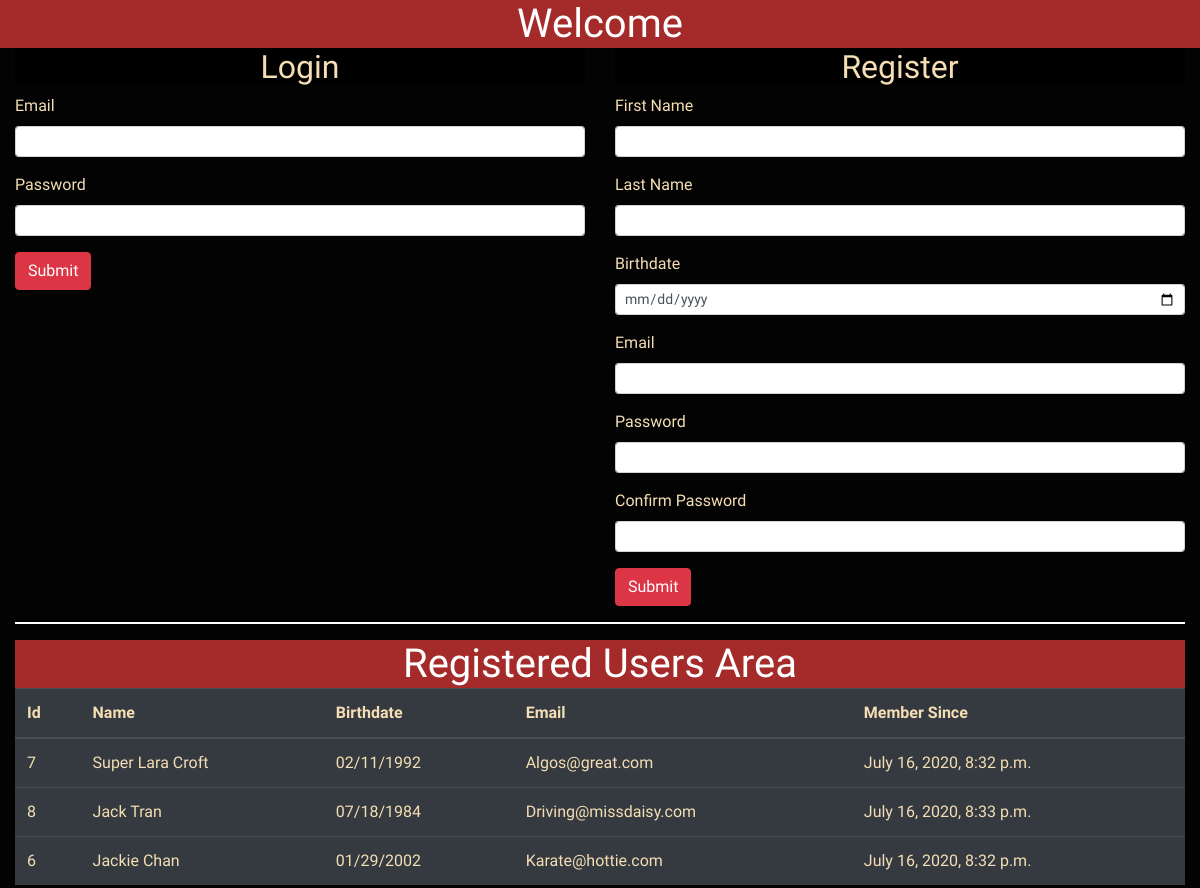
The app's page /, older data.
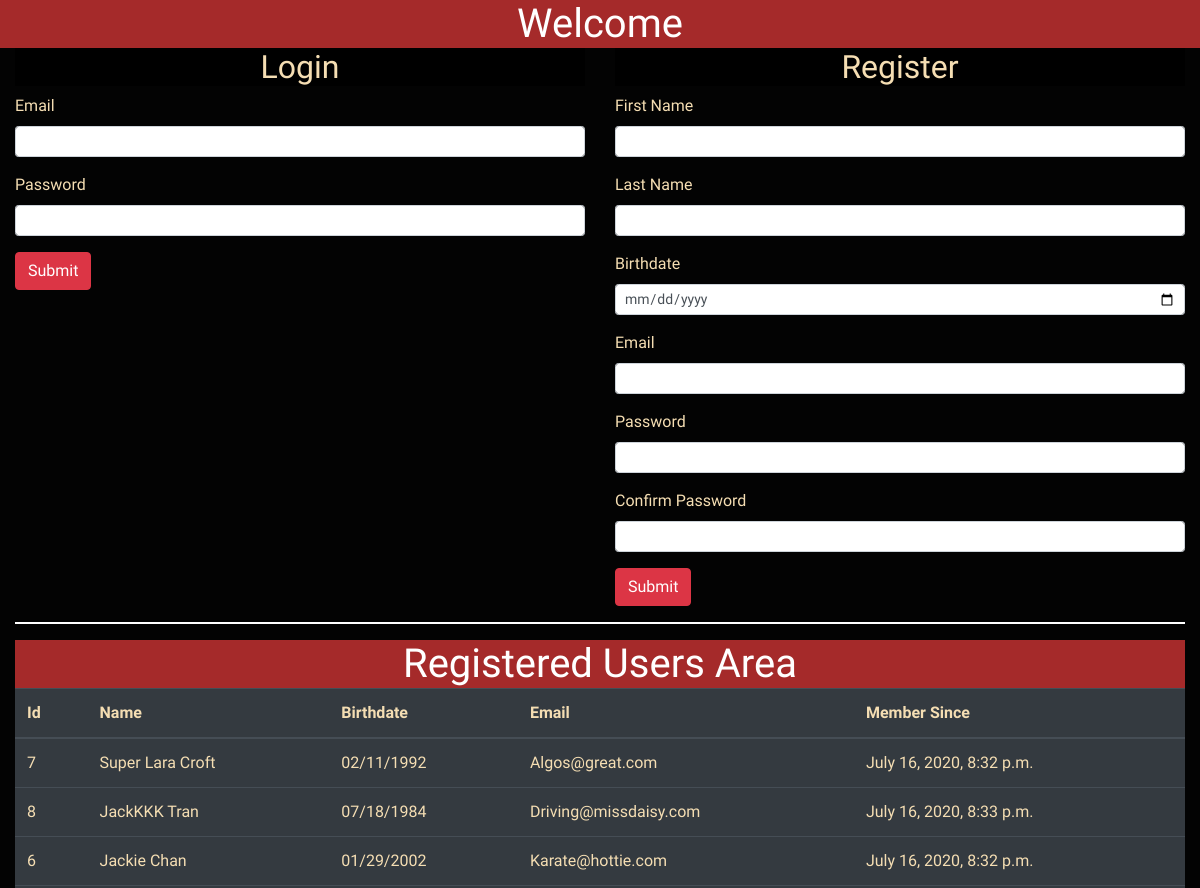
The same page, newer data.
### log_reg_app/models.py (models this page shows, shortened)
class User(models.Model):
    first_name = models.CharField(max_length=255)
    last_name = models.CharField(max_length=255)
    email = models.EmailField(unique=True)
    birth_date = models.DateTimeField()
    password = models.CharField(max_length=255)
    created_at = models.DateTimeField(auto_now_add=True)
    updated_at = models.DateTimeField(auto_now=True)
    objects = UserManager()

### log_reg_app/views.py (the view)
# urls.py: path('', views.index),
def index(request):
    context = {
        'users': User.objects.get_all_by_email()
    }
    return render(request, 'index.html', context)

### log_reg_app/models.py (called while the page is built)
    def get_all_by_email(self):
        return self.order_by('email')

### dashboard/log_reg_app/templates/index.html (shortened to what this page needs)
<!DOCTYPE html>
<html lang="en">
<head>
    <link href="https://stackpath.bootstrapcdn.com/bootstrap/4.5.0/css/bootstrap.min.css" rel="stylesheet"
>
    {% load static %}
    <link rel="stylesheet" href="{% static 'css/style.css' %}">
</head>
<body>
    <h1>Welcome</h1>
    <div class="container-fluid">
        <div class="row">
            <div class="login_field col-sm">
                <h2>Login</h2>
                <form action="/login" method="post">
                    <div class="form-group">
                        <label for="email">Email</label>
                        <input type="email" name="email" id="email" class="form-control form-control-sm">
                    </div>
                    <div class="form-group">
                        <label for="password">Password</label>
                        <input type="password" name="password" id="password" class="form-control form-control-sm">
                    </div>
                    <button class="btn btn-danger">Submit</button>
                </form>
            </div>
            <div class="register_field col-sm">
                <h2>Register</h2>
                <form action="/create" method="post">
                    <div class="form-group">
                        <label for="first_name">First Name</label>
                        <input type="text" name="first_name" id="first_name" class="form-control form-control-sm">
                    </div>
                    <div class="form-group">
                        <label for="last_name">Last Name</label>
                        <input type="text" name="last_name" id="last_name" class="form-control form-control-sm">
                    </div>
                    <div class="form-group">
                        <label for="birth_date">Birthdate</label>
                        <input type="date" name="birth_date" class="form-control form-control-sm" id="birth_date">
                    </div>
                    <div class="form-group">
                        <label for="email">Email</label>
                        <input type="email" name="email" id="email" class="form-control form-control-sm">
                    </div>
                    <div class="form-group">
                        <label for="password">Password</label>
                        <input type="password" name="password" id="password" class="form-control form-control-sm">
                    </div>
                    <div class="form-group">
                        <label for="confirm">Confirm Password</label>
                        <input type="password" name="confirm" id="confirm" class="form-control form-control-sm">
                    </div>
                    <button class="btn btn-danger">Submit</button>
                </form>
            </div>
        </div>
        <hr>
        <h1>Registered Users Area</h1>
        <div class="table-wrapper-scroll-y my-custom-scrollbar">
            <table class="table table-dark ">
                <thead>
                    <tr>
                        <th scope="col">Id</th>
                        <th scope="col">Name</th>
                        <th scope="col">Birthdate</th>
                        <th scope="col">Email</th>
                        <th scope="col">Member Since</th>
                    </tr>
                </thead>
                <tbody>
                    {% for user in users %}
                    <tr>
                        <td>{{user.id}}</td>
                        <td>{{user.first_name}} {{user.last_name}}</td>
                        <td>{{user.birth_date|date:"SHORT_DATE_FORMAT"}}</td>
                        <td>{{user.email}}</td>
                        <td>{{user.created_at}}</a>
                    </tr>
                    {% endfor %}
                </tbody>
            </table>
        </div>
</body>
</html>

Row changes from the older to the newer data that the page shows:
changed User "Tran": first_name "Jack" → "JackKKK"
